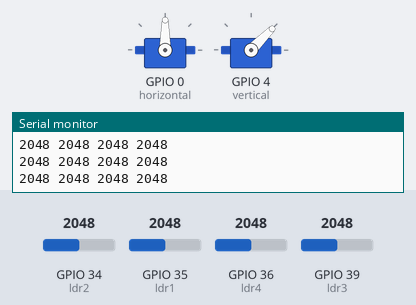
This sketch was run on a simulated ESP32. On the bench: 2 × servo, the last lines printed to the serial monitor. The test bench sets the inputs (shaded band); at power-on: GPIO 34 (ldr2) = 2048, GPIO 36 (ldr4) = 2048, GPIO 35 (ldr1) = 2048, GPIO 39 (ldr3) = 2048.

Above: at 1.2 s.
1.3 s: GPIO 34 (ldr2) set to 2108
4.3 s: GPIO 34 (ldr2) set to 2203
At 5.07 s:
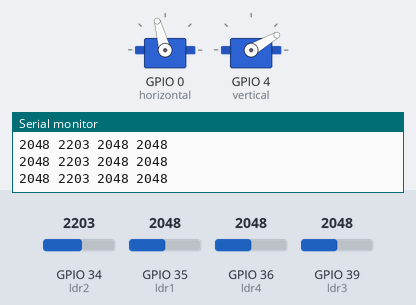
7.3 s: GPIO 36 (ldr4) set to 2261
9.7 s: GPIO 36 (ldr4) set to 2337
At 10.8 s:
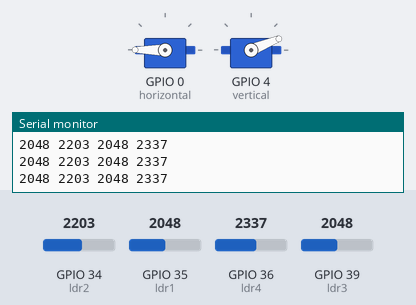
12.7 s: GPIO 35 (ldr1) set to 2127
At 12.7 s:
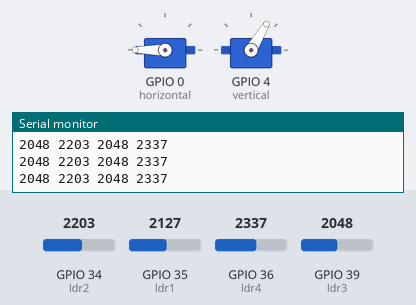
14.2 s: GPIO 39 (ldr3) set to 2866
At 14.96 s:
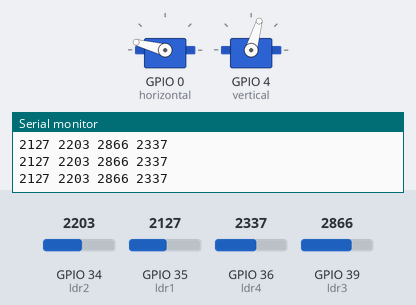
Timing chart, 0 to 20.2 s (numbered marks = the images above; inputs shaded):
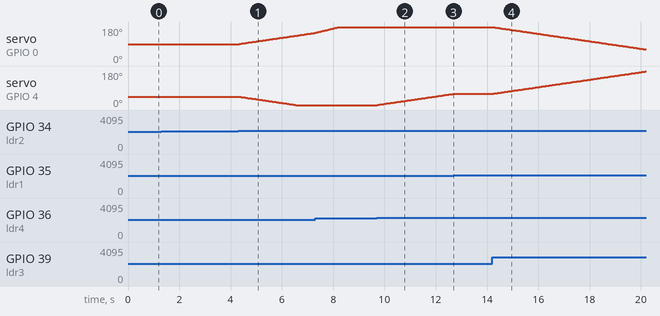

Measured:
- the behaviour switches between 2149 and 2150 on GPIO 34 (ldr2) (found by bisection; images 0 and 1)
- the behaviour switches between 2303 and 2304 on GPIO 36 (ldr4) (found by bisection; images 1 and 2)
- the behaviour switches between 2080 and 2081 on GPIO 35 (ldr1) (found by bisection; images 2 and 3)
- after the input at 4.3 s, servo on GPIO 0 (horizontal): moves from 90° to 149° over 2.9 s, starting at once; servo on GPIO 4 (vertical): moves from 45° to 0° over 2.2 s, starting at once
- after the input at 9.7 s, servo on GPIO 4 (vertical): moves from 0° to 59° over 2.9 s, starting at once
- after the input at 12.7 s, servo on GPIO 4 (vertical): stays 59° (without the input it goes to 60° after 0.01 s)
- after the input at 14.2 s, servo on GPIO 0 (horizontal): moves from 180° to 62° over 5.9 s, starting at once; servo on GPIO 4 (vertical): moves from 59° to 178° over 6.0 s, starting at once

The sketch:

Solar_Panel_Tracker_Dual_Axis_LDR.ino
```cpp
#include <ESP32_Servo.h>

#define ldr1 35 //LDR top left - BOTTOM LEFT    <--- BDG
#define ldr2 34 //LDR top rigt - BOTTOM RIGHT
#define ldr3 39 //LDR down left - TOP LEFT
#define ldr4 36 //ldr down rigt - TOP RIGHT

Servo horizontal;
int servox = 90;
int servoxLimitHigh = 180;
int servoxLimitLow = 0;

Servo vertical;   // vertical servo
int servoy = 45;    //   90;     // stand vertical servo
int servoyLimitHigh = 180;
int servoyLimitLow = 0;

int Stop = 50;

int TL; int TR;
int DL; int DR;

void setup() {
  Serial.begin(9600);

  initSensor();
}

void loop() {
  initLDR();

  Serial.print(TL);
  Serial.print(" ");
  Serial.print(TR);
  Serial.print(" ");
  Serial.print(DL);
  Serial.print(" ");
  Serial.print(DR);
  Serial.println("   ");
  delay(10);
}

void initSensor(){
// Deklarasiin Sensor LDR
  pinMode(ldr1, INPUT);
  pinMode(ldr2, INPUT);
  pinMode(ldr3, INPUT);
  pinMode(ldr4, INPUT);

// servo x
  horizontal.attach(0);
  horizontal.write(90);

// servo y
  vertical.attach(4);
  vertical.write(45);
}

void initLDR(){
  TL = analogRead(ldr1); // top left
  TR = analogRead(ldr2); // top right
  DL = analogRead(ldr3); // down left
  DR = analogRead(ldr4); // down rigt

  int avgT = (TL + TR) / 2; // average value top
  int avgD = (DL + DR) / 2; // average value down
  int avgL = (TL + DL) / 2; // average value left
  int avgR = (TR + DR) / 2; // average value right

  int dvert = avgT - avgD; // check the diffirence of up and down
  int dhoriz = avgL - avgR;// check the diffirence og left and rigt

// Verikal Angle (Sumbu Y)
  if (-1*Stop > dvert || dvert > Stop) {// check if the diffirence is in the tolerance else change vertical angle
    if (avgT < avgD){
      servoy = servoy + 1;
      if (servoy > servoyLimitHigh) {
        servoy = servoyLimitHigh;
      }
    }
    else if (avgT > avgD){
      servoy= servoy - 1;
      if (servoy < servoyLimitLow){
        servoy = servoyLimitLow;
      }
    }
    else if (avgT == avgD){

    }
    vertical.write(servoy);
    delay(20);
  }


// Horizontal Angle (Sumbu X)
  if (-1*Stop > dhoriz || dhoriz > Stop) {// check if the diffirence is in the tolerance else change vertical angle
    if (avgL < avgR){
      servox = servox + 1;
      if (servox > servoxLimitHigh) {
        servox = servoxLimitHigh;
      }
    }
    else if (avgL > avgR){
      servox= servox - 1;
      if (servox < servoxLimitLow){
        servox = servoxLimitLow;
      }
    }
    else if (avgL == avgR){

    }
    horizontal.write(servox);
    delay(20);
  }
}
```
